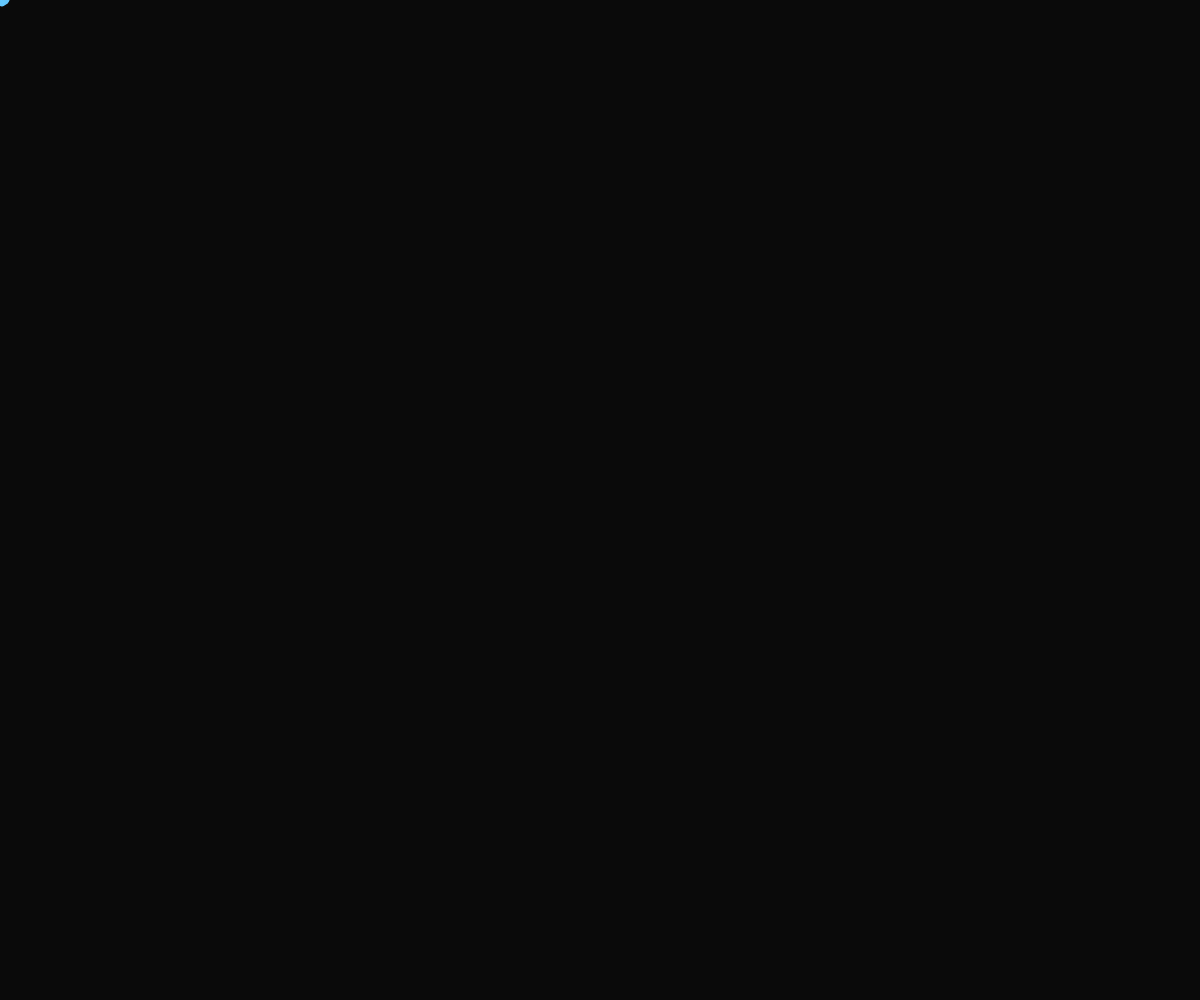
Frame 1 (no input)
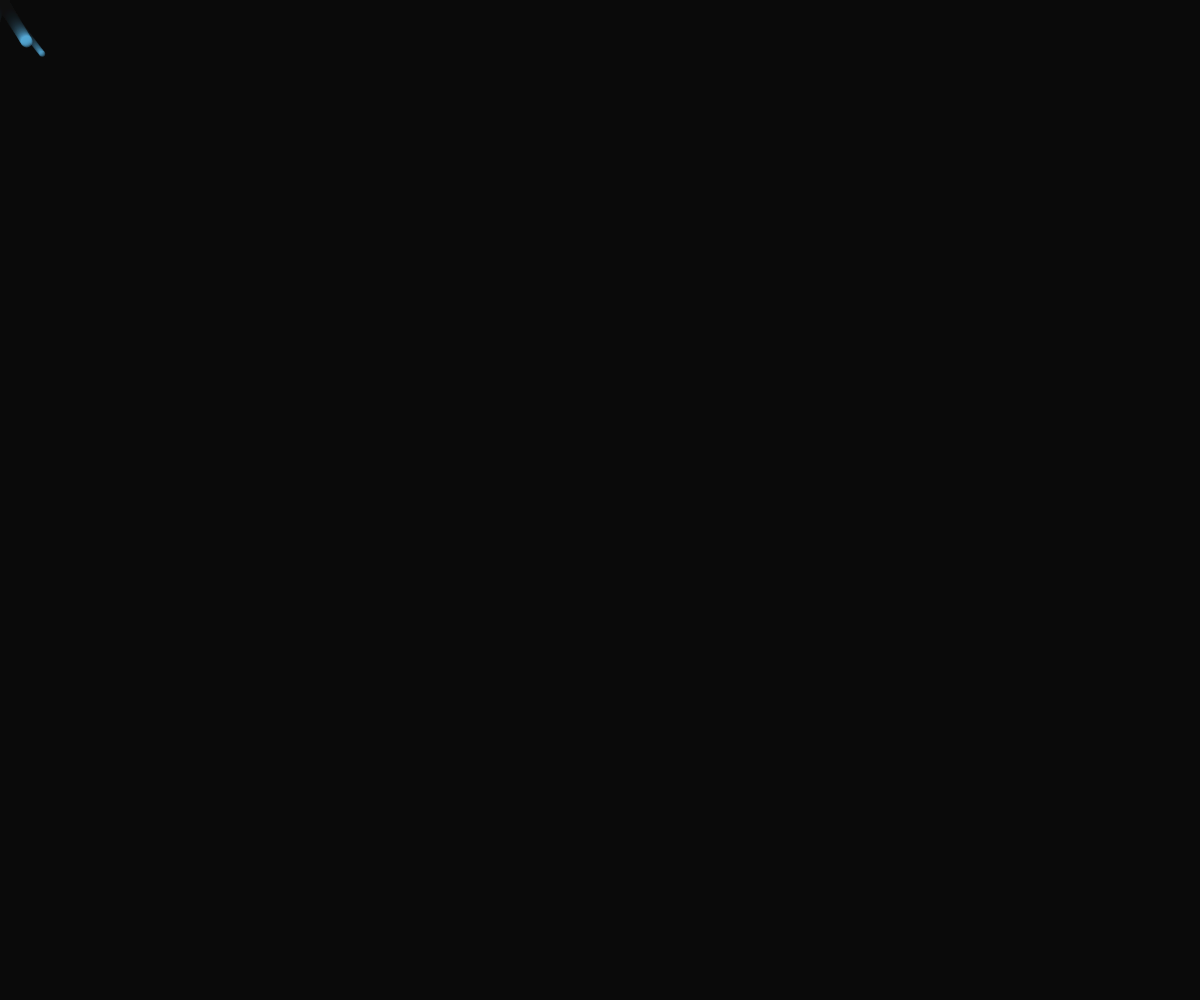
Frame 60 (no input)
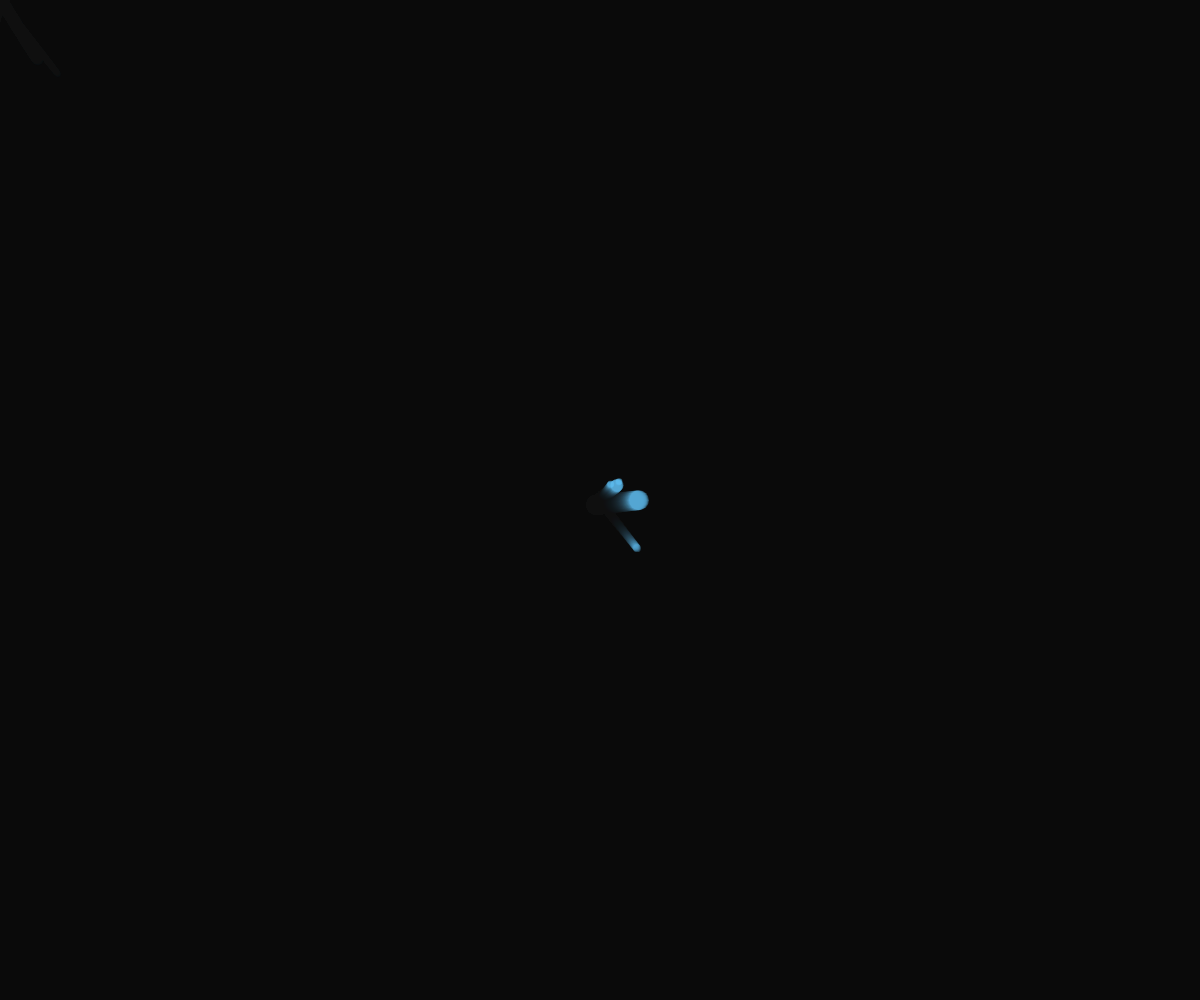
Frame 120 (the mouse pressed at the canvas centre since frame 60)

The p5.js sketch that drew these frames (run headless with seeded random() and noise() and a simulated clock; from frame 60 on, the mouse is pressed at the canvas centre):

// p5.js sketch
// ── sketch.js
// arrays to store the particle "data shadows"
let particles = [];
let dataWords = [];

function setup() {
  createCanvas(windowWidth, windowHeight);
  background(10);   // dark background for glowing effect
}

function draw() {
  background(10, 10, 10, 25);  // Creates fade effect

  // Draw all particles
  for (let p of particles) {
    p.update();
    p.show();
  }

  // Draw all data words
  for (let w of dataWords) {
    w.update();
    w.show();
  }
}

// When mouse moves, add particles to process a data shadow
function mouseMoved() {
  for (let i = 0; i < 5; i++) {
    particles.push(new Particle(mouseX, mouseY));
  }
}

// When user types, add their text as floating “data”
function keyTyped() {
  dataWords.push(new DataWord(key, mouseX, mouseY));
}

// Particle class for shadow traces (since I have had Python experience before, I know how to create classes and objects using my object-oriented programming knowledge)
class Particle {
  constructor(x, y) {
    this.x = x + random(-5, 5);
    this.y = y + random(-5, 5);
    this.size = random(5, 20);
    this.alpha = 255;
    this.xSpeed = random(-1, 1);
    this.ySpeed = random(-1, 1);
  }

  update() {
    this.x += this.xSpeed;
    this.y += this.ySpeed;
    this.alpha -= 3; // fade
  }

  show() {
    noStroke();
    fill(100, 200, 255, this.alpha); // glowing blue
    ellipse(this.x, this.y, this.size);
  }
}

// DataWord class for floating text from keypresses
class DataWord {
  constructor(letter, x, y) {
    this.letter = letter;
    this.x = x;
    this.y = y;
    this.alpha = 255;
    this.ySpeed = random(-0.5, -2);
  }

  update() {
    this.y += this.ySpeed;
    this.alpha -= 2;
  }

  show() {
    noStroke();
    fill(255, 255, 255, this.alpha);
    textSize(24);
    text(this.letter, this.x, this.y);
  }
}

// Resize canvas if window changes
function windowResized() {
  resizeCanvas(windowWidth, windowHeight);
}
